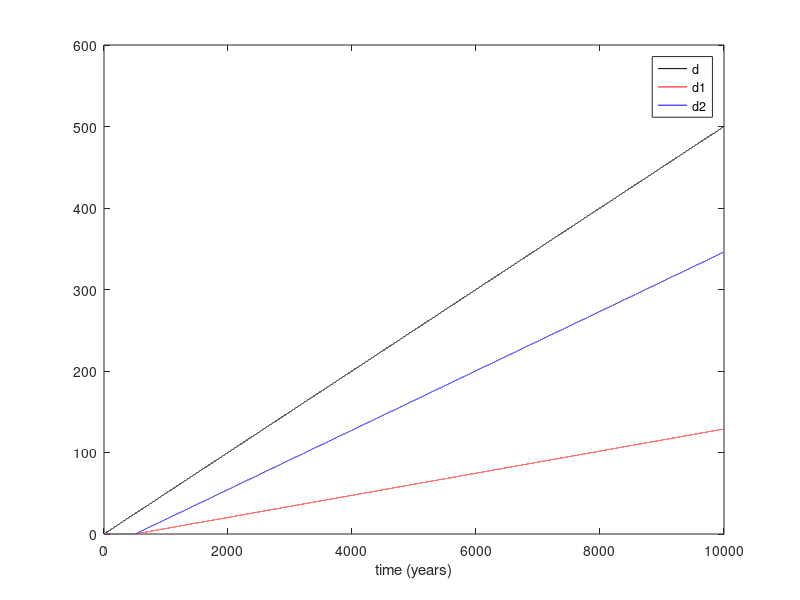

MATLAB code for this plot:
function fault_system_epsilon2_viscous_dimensions()
% Calculates displacements along 2 nearly parallel fault strands
% given some idealized assumptions:
% stress ~ sigma_xy + epsilon(t)
% fault1 ~ yield stress tau0, angle ~ 0 + epsilon1
% fault2 ~ yield stress tau0, angle ~ 0 + epsilon2
% Instead of changes directly to sigma_xy, below implements changes to
% principal stress angle as the perturbation
% yield criterion sigma_xy >= tau0
% System driven by applied constant velocity
% Stress is calculated elastically
% Written by VCT
    close all;
    % Original values
    % tau0 = 1;
    % v = 1;
    % mu = 1;
    % H = 1;
    % dt = 0.001;
    % t = [0:dt:10];
    
    % Dimensionalized values
    siay = 60 * 60 * 24 * 365.25; % seconds in a year
    tau0 = 15e6; % critical switching stress (Pa)
    v = 0.05 / siay; % reference velocity (m/s) - 50 mm/yr
    mu = 3e10; % shear modulus (Pa)
    H = 50e3; % length scale (km)
    t = [0:0.1:1e4]; % (years!)
    t = siay * t;
    
    epsilon1 = 0.05;
    epsilon2 = 0.0;
    ps_angle = 0.1 * cos(2 * t); 
    [d_total_plastic, d_1_plastic, d_2_plastic] = euler_integrate(t, v, [0, 0, 0], epsilon1, epsilon2, tau0, ps_angle, mu, H);
    [d_total_viscous, d_1_viscous, d_2_viscous] = euler_integrate_viscous(t, v, [0, 0, 0], epsilon1, epsilon2, tau0, ps_angle, mu, H);
    
    figure;
    hold on;
    plot(t/siay, d_total_plastic, "-k")
    plot(t/siay, d_1_plastic, "-r")
    plot(t/siay, d_2_plastic, "-b")
    % plot(t, d_total_viscous, "--k")
    % plot(t, d_1_viscous, "--r")
    % plot(t, d_2_viscous, "--b")
    xlabel("time (years)");
    box on;
    legend("d", "d1", "d2");
end


function [d, d1, d2] = euler_integrate(t, v, ics, epsilon1, epsilon2, tau0, ps_angle, mu, H)
    dt = t(2) - t(1);
    d = v * t;
    d1 = zeros(size(t));
    d2 = zeros(size(t));
            
    for i=2:length(t)
        sigma_xy = mu / H * (d(i-1) - d1(i-1) - d2(i-1));

        % Victor's new lines from late October
        % sigma_shear1(i) = 0.1*cos(2*t(i-1))*sin(2*epsilon1)+sigma_xy*cos(2*epsilon1);
        % sigma_shear2(i) = 0.1*cos(2*t(i-1))*sin(2*epsilon2)+sigma_xy*cos(2*epsilon2);
        % sigma_shear1(i) = 6e3*cos(2*t(i-1))*sin(2*epsilon1)+sigma_xy*cos(2*epsilon1);
        % sigma_shear2(i) = 6e3*cos(2*t(i-1))*sin(2*epsilon2)+sigma_xy*cos(2*epsilon2);
        sigma_shear1(i) = 2e5 * cos(2 * t(i-1)) * sin(2 * epsilon1) + sigma_xy * cos(2 * epsilon1);
        sigma_shear2(i) = 2e5 * cos(2 * t(i-1)) * sin(2 * epsilon2) + sigma_xy * cos(2 * epsilon1);
        
        % [sigma_shear1(i) / tau0, sigma_shear2(i) / tau0]
        
        if sigma_shear1(i) >= tau0 && sigma_shear2(i) < tau0
            % increment fault 1
            disp("Case 1")
            d1(i) = d1(i-1) + v * dt;
            d2(i) = d2(i-1);
        elseif sigma_shear1(i) < tau0 && sigma_shear2(i) >= tau0
            % increment fault 2
            disp("Case 2")
            d1(i) = d1(i-1);
            d2(i) = d2(i-1) + v * dt;
        elseif sigma_shear1(i) < tau0 && sigma_shear2(i) < tau0
            % neither fault incremented
            disp("Case 3")
            d1(i) = d1(i-1);
            d2(i) = d2(i-1);
        else
            % split the increment with a 50% rule
            disp("Case 4")
            d1(i) = d1(i-1) + 0.5 * v * dt;
            d2(i) = d2(i-1) + 0.5 * v * dt;
        end
    end
end


function [d, d1, d2] = euler_integrate_viscous(t, v, ics, epsilon1, epsilon2, tau0, ps_angle, mu, H)
    dt = t(2) - t(1);
    d = v * t;
    d1 = zeros(size(t));
    d2 = zeros(size(t));
            
    for i=2:length(t)
        sigma_xy = mu / H * (d(i-1) - d1(i-1) - d2(i-1));

        % Victor's new lines from late October
        sigma_shear1(i) = 0.1*cos(2*t(i-1))*sin(2*epsilon1)+sigma_xy*cos(2*epsilon1);
        sigma_shear2(i) = 0.1*cos(2*t(i-1))*sin(2*epsilon2)+sigma_xy*cos(2*epsilon2);

        length_scale = 1;
        eta = 1;
        n = 0.001;
        v1 = sign(sigma_shear1(i))*(abs(sigma_shear1(i))^(1/n)) * length_scale / eta;
        v2 = sign(sigma_shear1(i))*(abs(sigma_shear2(i))^(1/n)) * length_scale / eta;
        vtotal = v1 + v2;
        % v1 = v1 / vtotal;
        % v2 = v2 / vtotal;
        d1(i) = d1(i-1) + v1 * dt;
        d2(i) = d2(i-1) + v2 * dt;
    end
end
